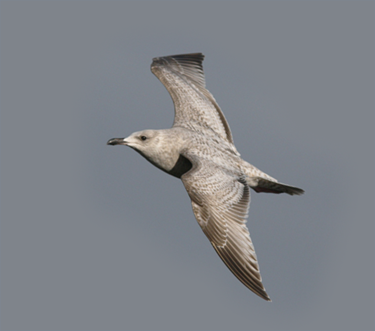
#> input picture P1/imagenes/bird.bmp, 375 x 331 px
$ python 'Práctica 1- Visión por computador.py'
#> lines starting #> are read from the running program, lines starting #| are printed output that depends on the picture
#!/usr/bin/env python
# coding: utf-8
# Author: Francisco Javier Sáez Maldonado


import cv2
import numpy as np
from matplotlib import pyplot as plt

#function that turns BRG image to RGB
def BRG2RGB(image):
    return cv2.cvtColor(image, cv2.COLOR_BGR2RGB)

#function that reads an img
def readIMG(filename,flagColor = 1):
#> called with filename = 'imagenes/bird.bmp', flagColor = 1
        if flagColor == 0:
            return cv2.imread(filename,flagColor).astype(np.float64)
        else:
            return BRG2RGB(cv2.imread(filename,flagColor)).astype(np.float64)

#Found on: https://note.nkmk.me/en/python-opencv-hconcat-vconcat-np-tile/. Concats readjusting size
#function that concats images with different sizes
def hconcat_resize_min(im_list, interpolation=cv2.INTER_CUBIC):
    h_min = min(im.shape[0] for im in im_list)
    im_list_resize = [cv2.resize(im, (int(im.shape[1] * h_min / im.shape[0]), h_min), interpolation=interpolation)
                      for im in im_list]
    return cv2.hconcat(im_list_resize)

#function that normalizes a matrix
def normalizeM(m):
    if len(m.shape) == 3 and m.shape[2] == 3:  # tribanda
        for i in range(3):
            imax, imin = m[:,:,i].max(), m[:,:,i].min()
            if imax == imin:
                m[:,:,i] = 0
            else:
                m[:,:,i] = ((m[:,:,i] - imin)/(imax - imin))
#> this loop made 3 passes
#> (imax, imin) on passes 1 to 3: (248, 13), (239, 14), (232, 10)
    elif len(m.shape) == 2:    # monobanda
        imax, imin = m.max(), m.min()
        if imax == imin:
            m = 0
        else:
            m = ((m - imin)/(imax - imin))
    # escalamos la matriz
    m *= 255
    return m

#function that draws an img on screen
def pintaI(im,title = "img"):

    # Normalize [0,255] as integer
    img = np.copy(normalizeM(im))
    img = np.copy(im)
    if len(img.shape) == 2:
        img = cv2.cvtColor(img.astype(np.uint8),cv2.COLOR_GRAY2BGR).astype(np.float64)
        img = img.astype(np.uint8)
        img = BRG2RGB(img)
    else :
        img = img.astype(np.uint8)


    plt.title(title)
    plt.imshow(img)
    plt.axis('off')
    plt.show()
    cv2.waitKey(0)

#function that prints multiple images with same size
def pintaMI(vim,title = "imgs"):

    vim = [normalizeM(i) for i in vim]
    #Pasa a "formato color" las imágenes que estén en blanco y negro
    for i,im in enumerate(vim):
        if len(im.shape) == 2:
            vim[i] = cv2.cvtColor(vim[i].astype(np.uint8),cv2.COLOR_GRAY2BGR).astype(np.float64)

    #Use found function to resize
    images = hconcat_resize_min(vim)
    pintaI(images,title)

#function that prints a vector of images with different size keeping the different size
def pintaMIReduced(vim,title = "imgs"):

    copy = np.copy(vim)
    copy = [normalizeM(i) for i in copy]
    wmax = max(im.shape[1] for im in copy[1:len(copy)-1])
    for i,im in enumerate(copy):
        if len(im.shape) == 2:
            copy[i] = cv2.cvtColor(copy[i].astype(np.uint8),cv2.COLOR_GRAY2BGR).astype(np.float64)
        if im.shape[1] < wmax:
            copy[i] = cv2.copyMakeBorder(copy[i], 0,0,0,wmax - im.shape[1],borderType= cv2.BORDER_CONSTANT)

    im = cv2.vconcat(copy[1:len(copy)-1])
    if im.shape[0] > copy[0].shape[0]:
        copy[0] = cv2.copyMakeBorder(copy[0],0,im.shape[0]- copy[0].shape[0],0,0,borderType = cv2.BORDER_CONSTANT)
    else:
        im      = cv2.copyMakeBorder(im,0,copy[0].shape[0]-im.shape[0],0,0,borderType = cv2.BORDER_CONSTANT)
    images = cv2.hconcat([copy[0],im])
    pintaI(images,title)

#function that prints a couple of images and joins a vector of titles to print it
def pintaMITitles(vim,titles):
    title = " - ".join(titles)
    pintaMI(vim,title)


#read imgs
bird = normalizeM(readIMG('imagenes/bird.bmp'))
cat  = normalizeM(readIMG('imagenes/cat.bmp'))
#> call 2 of readIMG, with filename = 'imagenes/cat.bmp', flagColor = 1
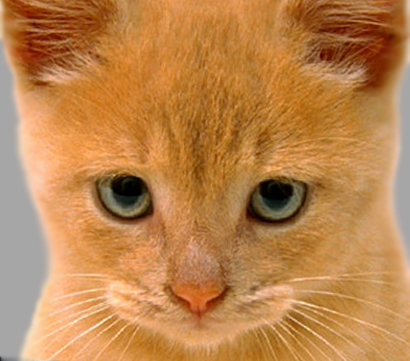
#> input picture P1/imagenes/cat.bmp, 410 x 361 px
#> the loop in normalizeM (call 2), `for i in range(3):` made 3 passes
#> imax on passes 1 to 3: 255, 255, 234
mari = normalizeM(readIMG('imagenes/marilyn.bmp',0))
#> call 3 of readIMG, with filename = 'imagenes/marilyn.bmp', flagColor = 0
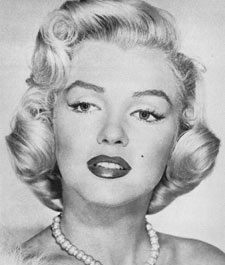
#> input picture P1/imagenes/marilyn.bmp, 225 x 265 px
dog = normalizeM(readIMG('imagenes/dog.bmp',1))
#> call 4 of readIMG, with filename = 'imagenes/dog.bmp', flagColor = 1
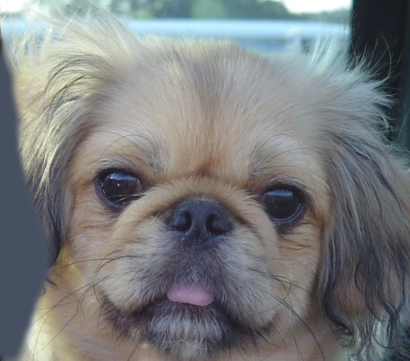
#> input picture P1/imagenes/dog.bmp, 410 x 361 px
einst = normalizeM(readIMG('imagenes/einstein.bmp',0))
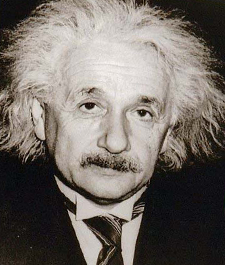
#> input picture P1/imagenes/einstein.bmp, 225 x 265 px
plane = normalizeM(readIMG('imagenes/plane.bmp',1))
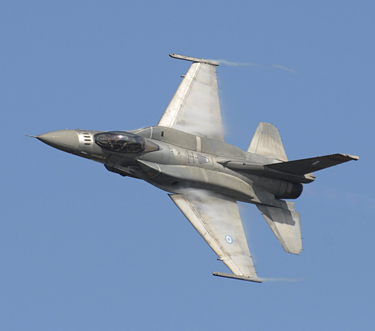
#> input picture P1/imagenes/plane.bmp, 375 x 331 px
#> in readIMG (call 6), `return BRG2RGB(cv2.imread(filename,flagColor)).astype(np.float64)`:
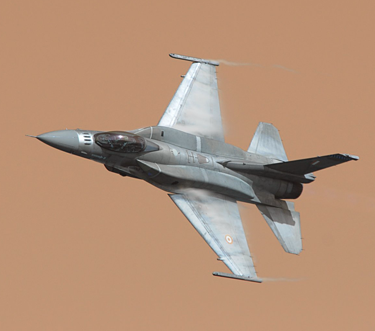
#> returned value: shape (331, 375, 3) float64; mean of channels 0, 1, 2 119.8, 145, 180.2; drawn as B, G, R

bwdog = readIMG('imagenes/dog.bmp',0)
bwcat = readIMG('imagenes/cat.bmp',0)
bwplane = readIMG('imagenes/plane.bmp',0)
bwbird  = readIMG('imagenes/bird.bmp',0)


#pintaMITitles([bird,cat,mari,dog,einst,plane],["bird","cat","marilyn","dog","einstein","plane"])

#function that makes a convolution given 2 kernels and bordertype to an img
def convolution2D(img,kx,ky,border):
    """
    Convolves img with 2 kernels(one in each axis). Uses different kinds of borders
    """
    # flip kernels and transpose kx
    kx,ky = np.flip(kx).T, np.flip(ky)

    #Apply rows convolution and then, columns convolution
    blurredR = cv2.filter2D(img,-1,kx,  borderType = border)
    blurredC = cv2.filter2D(blurredR,-1,ky, borderType = border)
    return blurredC

#function that applies a gaussian2D filter to an img, given a sigma and a kernel size
def gaussian2D(img,sigma,ksize = 0,border = cv2.BORDER_CONSTANT):
    """
    Applies a gaussian filter to a img
    ksize is the dimension
    If kernel size = 0, we calculate it by ksize = 2*3*sigma + 1
    """
    if ksize == 0 :
        ksize = int(6*sigma + 1)

    kernel = cv2.getGaussianKernel(ksize,sigma)
    return convolution2D(img,kernel,kernel,border)

#function that prints on screen the first part of exercise 1a
def ejercicio1a():
    a = gaussian2D(bird,5,border = cv2.BORDER_CONSTANT)
    b = gaussian2D(bird,22,7,border = cv2.BORDER_ISOLATED)
    c = gaussian2D(bird,22,31,border = cv2.BORDER_ISOLATED)
    d = gaussian2D(bird,22,border = cv2.BORDER_ISOLATED)
    pintaI(a,"Gaussian with s = 5")
    pintaMITitles([b,c,d], ["Gaussian with s = 22, ksize = 7", "Gaussian with s = 22, ksize = 31","Gaussian with s=22, kernel = auto"])


#function that applies the mask of dx and dy derivatives of an image
def maskDerivKernels(img,dx = 1,dy = 1,ksize = 3,border = cv2.BORDER_REPLICATE):
    """
    getDerivKernels returns coefficients to get images partial derivatives.
    dx and dy are respectively the partial orders for x and y.
    """
    dxdy = cv2.getDerivKernels(dx,dy,ksize,normalize = 0)
    return convolution2D(img,dxdy[0],dxdy[1],border)

#function that prints on screen the exercise 1a the second part
def ejercicio1a2():
    imgDeriv1 = maskDerivKernels(bird)
    imgDeriv2 = maskDerivKernels(bird,3,3,9)
    imgDeriv3 = maskDerivKernels(bird,6,2,9)
    imgDeriv4 = maskDerivKernels(bird,2,6,9)

    pintaMITitles([imgDeriv1,imgDeriv2],["First derivative each axis","Forth derivative each axis"])
    pintaMITitles([imgDeriv3,imgDeriv4],["Dx = 6,Dy = 2", "Dx = 2, Dy = 6"])


#function that returns the laplacian of an image
def laplacian(img,ksize):
    d2x   = maskDerivKernels(img,2,0,ksize)
    d2y   = maskDerivKernels(img,0,2,ksize)
    return d2x + d2y

#function that returns the laplacian of a gaussian from a image
def laplacian_gaussian(img,sigma1,kGaussian,kLaplacian,border = cv2.BORDER_DEFAULT):
    gauss = gaussian2D(img,sigma1,kGaussian,border)
    lap = laplacian(gauss,kLaplacian)
    return lap

#function that gives the result for exercise 1b
def ejercicio1b():
    lapgau1 = laplacian_gaussian(cat,1,33,5)
    lapgau2 = laplacian_gaussian(cat,3,33,5)

    lapgau3 = laplacian_gaussian(bird,1,99,3,cv2.BORDER_ISOLATED)
    lapgau4 = laplacian_gaussian(bird,1,99,3,cv2.BORDER_REPLICATE)


    pintaMI([lapgau1,lapgau2], "s = 1, ksizeGaussian = 33  -  s = 3, ksizeGaussian = 33")
    pintaMI([lapgau3,lapgau4], "BORDER_ISOLATED - BORDER_REPLICATE")


#function that subsamples an image
def subsample(img):
    return img[::2, ::2]

#function that upsamples an image
# [12 lines left out: function upsample, not called in this run]


#function that returns a gaussian pyramid from the original image
# iters are the number of levels, ksize is the kernel size and sigma is the gaussian blur sigma
def gaussianPyramid(orig,iters,ksize,sigma1,border = cv2.BORDER_DEFAULT):
#> called with iters = 4, ksize = 0, sigma1 = 2, border = 4
    pyramid = [orig]

    for i in range (0,iters+1):
        blurred = gaussian2D(pyramid[i],sigma1,ksize,border)
        subsampled = subsample(blurred)
        pyramid.append(subsampled)
#> after the loop, pyramid = 6 items

    return pyramid


#declare pyramids outside function because they're reused
pyramid = gaussianPyramid(bird,4,0,2)
#> pyramid = 6 items
pyramid2 = gaussianPyramid(bird,4,0,3,cv2.BORDER_CONSTANT)
#> pyramid2 = 6 items
pyramid3 = gaussianPyramid(cat,4,0,9,cv2.BORDER_REPLICATE)
#> call 3 of gaussianPyramid, with iters = 4, ksize = 0, sigma1 = 9, border = 1
#> after the loop in gaussianPyramid (call 3), `for i in range (0,iters+1):`:
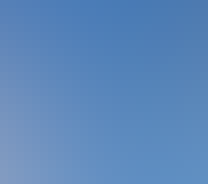
#> blurred: shape (23, 26, 3) float64 (shown 8 times larger); mean of channels 0, 1, 2 187.6, 136.1, 93.1; drawn as B, G, R
#> pyramid3 = 6 items

#function that prints the exercise 2a
def ejercicio2a():

    pintaMIReduced(pyramid,"auto kernel size")
    pintaMIReduced(pyramid2, "border constant")
    pintaMIReduced(pyramid3, "border replicate,  auto kernel size, sigma = 9")

#function that removes a row or col from the upsampled image
# [171 lines left out: functions rmRowCol, laplacianPyramid, ejercicio2b, drawCircles, supressNoMax, laplacianScaleSpace and 5 more, not called in this run]

# Wraps the 2 parts of exercise 1
def ej1a():
    print("Ejercicio1-a")
    ejercicio1a()
#> in pintaMI, `vim = [normalizeM(i) for i in vim]`: vim = 3 items
#> the loop in pintaMI, `for i,im in enumerate(vim):` made 3 passes
#> in hconcat_resize_min, `h_min = min(im.shape[0] for im in im_list)`: h_min = 331
#> in hconcat_resize_min, `im_list_resize = [cv2.resize(im, (int(im.shape[1] * h_min / im.shape[0..`: im_list_resize = 3 items
    print("Ejercicio1-a, segunda parte")
    ejercicio1a2()
#> the loop in pintaMI (call 2), `for i,im in enumerate(vim):` made 2 passes


def main():
    ej1a()
    print("Ejercicio 1-b")
    ejercicio1b()
    print("Ejercicio 2-a")
    ejercicio2a()
    print("Ejercicio 2-b")
    ejercicio2b()
    print("Ejercicio 2-c. (Quizá tarde en ejecutar)")
    ejercicio2c()
    print("Ejercicio 3")
    ejercicio3()

    print("Bonus 2")
    bonus2()

    print("Incluya las imágenes adjuntas en su carpeta imagenes o cambie la ruta en la funcion bonus3() ")
    print("Bonus 3")
    bonus3()

#> (the run stopped early here; a loop or call above may not have finished)
